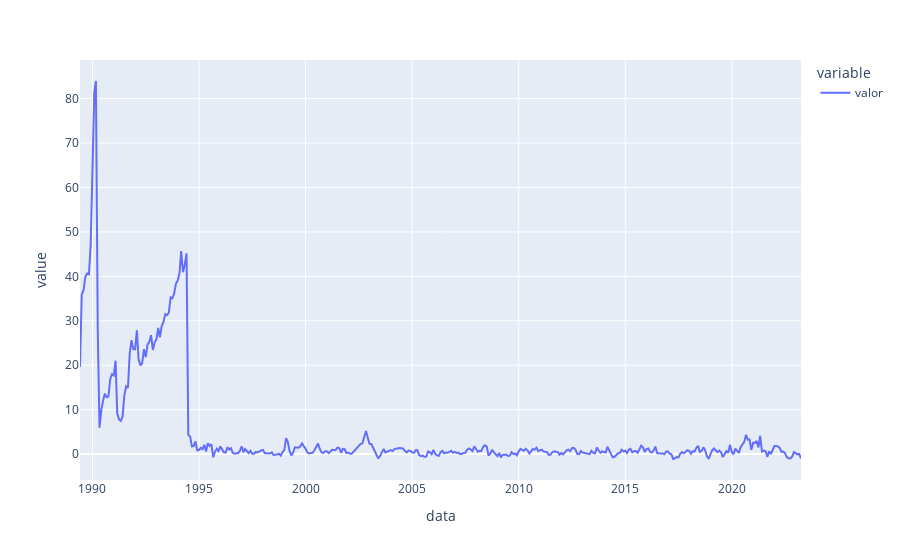

The notebook cell this image was saved under:
### Code cell
igpm = consulta_bc(189)
igpm.plot()

### Figure 1 — Plotly figure (JSON) as saved in the notebook; plotly's stock layout.template omitted (floating-point values rounded to 4 significant figures; data arrays with more than 128 entries replaced by an {"elided": "..."} marker saying what was removed)
{"data": [{"hovertemplate": "variable=valor<br>data=%{x}<br>value=%{y}<extra></extra>", "legendgroup": "valor", "line": {"color": "#636efa", "dash": "solid"}, "marker": {"symbol": "circle"}, "mode": "lines", "name": "valor", "orientation": "v", "showlegend": true, "type": "scatter", "x": {"elided": "407 str values"}, "xaxis": "x", "y": {"elided": "407 float values"}, "yaxis": "y"}], "layout": {"legend": {"title": {"text": "variable"}, "tracegroupgap": 0}, "margin": {"t": 60}, "xaxis": {"anchor": "y", "domain": [0, 1], "title": {"text": "data"}}, "yaxis": {"anchor": "x", "domain": [0, 1], "title": {"text": "value"}}}}
